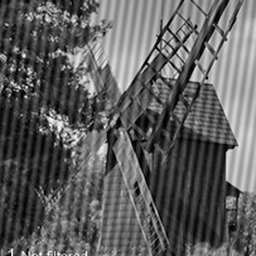
#> input picture Hw4/my_q3/Images/windmill.tif, 256 x 256 px, found by its file name
$ python wew.py
#> lines starting #> are read from the running program, lines starting #| are printed output that depends on the picture
import numpy as np
import cv2
from matplotlib import pyplot as plt
from numpy.fft import fft2, fftshift, ifftshift, ifft2

# Load the image
image_path = 'Images\windmill.tif'  # Update the path accordingly
image = cv2.imread(image_path, cv2.IMREAD_GRAYSCALE)  # Load in grayscale
#> image is the input picture: shape (256, 256); min 0, max 255, mean 94.8
output_image_filename='wew.png'
# Step 1: Apply Fourier transform
f = fft2(image)                # Compute the 2-dimensional discrete Fourier Transform
fshift = fftshift(f)           # Shift the zero-frequency component to the center of the spectrum

fshift[124, 100] = 0  # Set the DC component to zero
fshift[132, 156] = 0  # Set the DC component to zero

# Step 3: Perform the inverse Fourier transform to reconstruct the image
f_ishift = ifftshift(fshift)        # Shift back the zero frequency component
img_reconstructed = np.abs(ifft2(f_ishift))  # Apply the inverse FFT
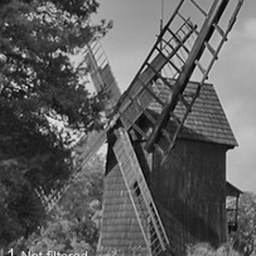
#> img_reconstructed: shape (256, 256) float64; min 0.131, max 233.2, mean 94.8

$ run again, with Hw4/my_q3/Images/bears.tif copied over Hw4/my_q3/Images/windmill.tif
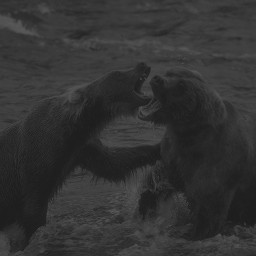
#> input picture Hw4/my_q3/Images/bears.tif, 256 x 256 px, found by its file name
#> image is the input picture: shape (256, 256); min 29, max 89, mean 50.7
#> `img_reconstructed = np.abs(ifft2(f_ishift))`:
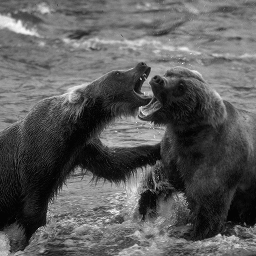
#> img_reconstructed: shape (256, 256) float64; min 28.94, max 89.01, mean 50.7; drawn with min black and max white
